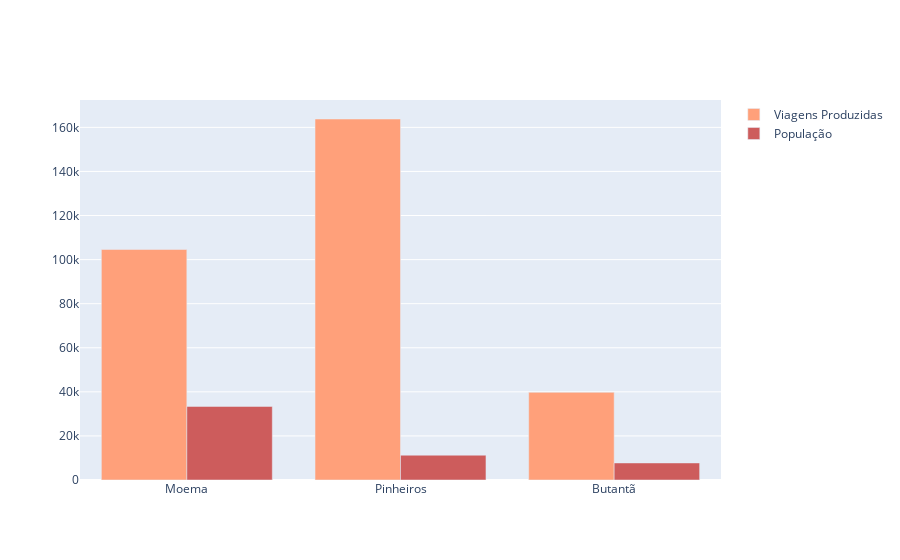

This figure's notebook cell:
### Code cell
fig = go.Figure()


fig.add_trace(go.Bar(
    x=df['Nome'],
    y=df.drop(columns=['Origem', 'Nome', 'População', 'Total']).sum(axis=1),
    name='Viagens Produzidas',
    marker_color='lightsalmon'
))

fig.add_trace(go.Bar(
    x=df['Nome'],
    y=df['População'],
    name='População',
    marker_color='indianred'
))

### Figure 1 — Plotly figure (JSON) as saved in the notebook; plotly's stock layout.template omitted (floating-point values rounded to 4 significant figures)
{"data": [{"marker": {"color": "lightsalmon"}, "name": "Viagens Produzidas", "type": "bar", "x": ["Moema", "Pinheiros", "Butantã"], "y": [104599, 163794, 39782]}, {"marker": {"color": "indianred"}, "name": "População", "type": "bar", "x": ["Moema", "Pinheiros", "Butantã"], "y": [33390.0, 11260.0, 7738.0]}], "layout": {}}
